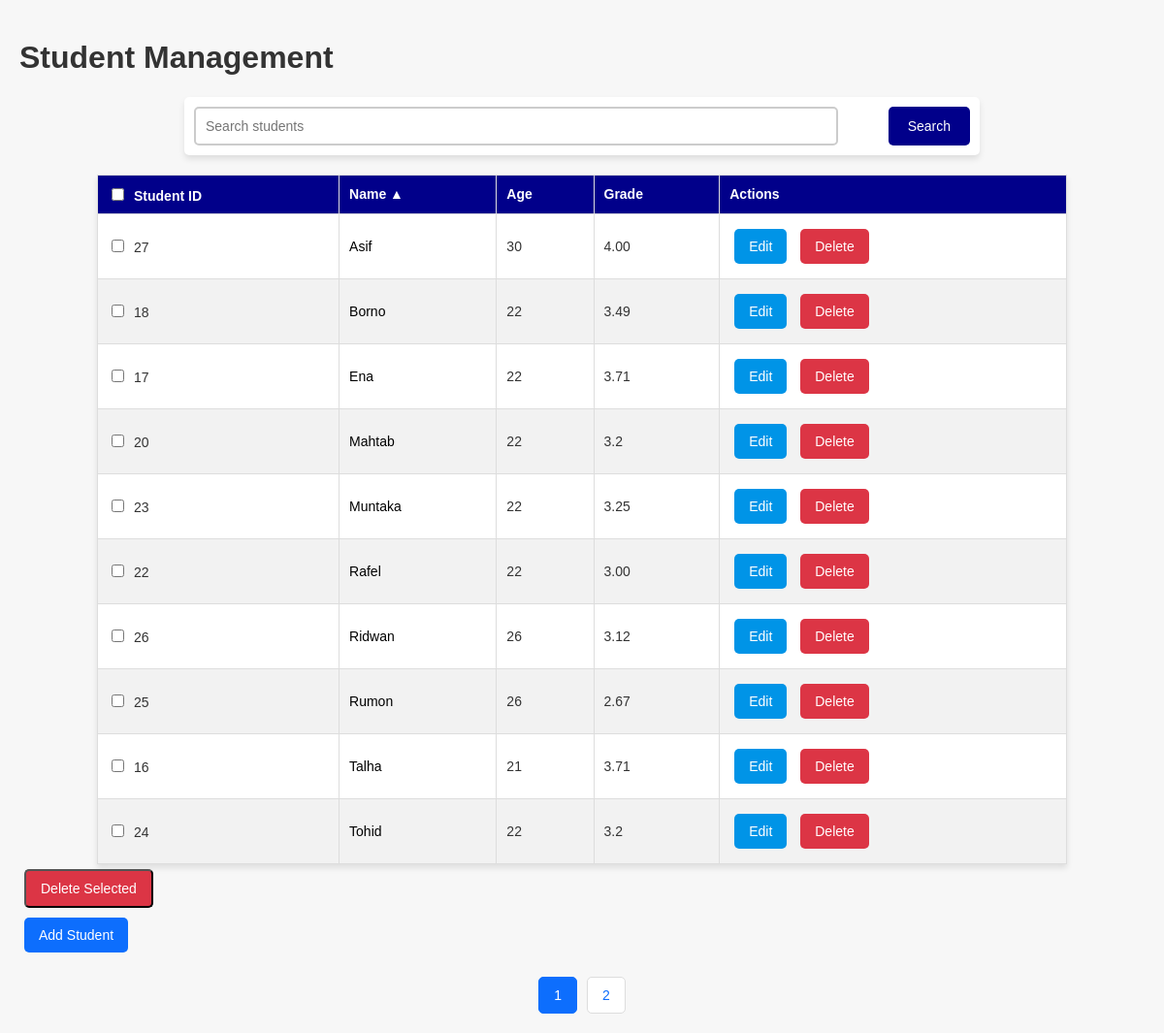
The page / on the database its author committed.
### tables this page shows
CREATE TABLE `students` (
  `id` int(11) NOT NULL,
  `name` varchar(100) NOT NULL,
  `age` int(11) NOT NULL,
  `grade` varchar(50) NOT NULL
);

### index.php (the view, shortened to what this page needs)
<?php
include 'config.php';
$search = isset($_GET['search']) ? $_GET['search'] : '';
$limit = 10;
$page = isset($_GET['page']) ? $_GET['page'] : 1;
$offset = ($page - 1) * $limit;
$sort = isset($_GET['sort']) ? $_GET['sort'] : 'name';
$order = isset($_GET['order']) ? $_GET['order'] : 'ASC';
$sql = "SELECT * FROM students WHERE name LIKE '%$search%' ORDER BY $sort $order LIMIT $limit OFFSET $offset";
$result = mysqli_query($conn, $sql);
$total_sql = "SELECT COUNT(*) FROM students WHERE name LIKE '%$search%'";
$total_result = mysqli_query($conn, $total_sql);
$total_students = mysqli_fetch_row($total_result)[0];
$total_pages = ceil($total_students / $limit);
?>
<!DOCTYPE html>
<html lang="en">
<head>
    <link rel="stylesheet" href="./CSS/styles.css">
</head>
<body>
    <div class="hero">
        <h1>Student Management</h1>
    </div>
    <form method="GET" action="" class="search">
        <input type="text" name="search" placeholder="Search students" value="<?php echo $search; ?>">
        <button type="submit">Search</button>
    </form>
    <form method="POST" action="bulk_delete.php">
        <table>
            <thead>
                <tr>
                    <th><input type="checkbox" id="select_all">Student ID</th>
                    <th>
                        <a href="?sort=name&order=<?php echo $order === 'ASC' ? 'DESC' : 'ASC'; ?>&search=<?php echo $search; ?>&page=<?php echo $page; ?>">
                            Name <?php echo $sort === 'name' ? ($order === 'ASC' ? '▲' : '▼') : ''; ?>
                        </a>
                    </th>
                    <th>
                        <a href="?sort=age&order=<?php echo $order === 'ASC' ? 'DESC' : 'ASC'; ?>&search=<?php echo $search; ?>&page=<?php echo $page; ?>">
                            Age <?php echo $sort === 'age' ? ($order === 'ASC' ? '▲' : '▼') : ''; ?>
                        </a>
                    </th>
                    <th>
                        <a href="?sort=grade&order=<?php echo $order === 'ASC' ? 'DESC' : 'ASC'; ?>&search=<?php echo $search; ?>&page=<?php echo $page; ?>">
                            Grade <?php echo $sort === 'grade' ? ($order === 'ASC' ? '▲' : '▼') : ''; ?>
                        </a>
                    </th>
                    <th>Actions</th>
                </tr>
            </thead>
            <tbody>
                <?php while ($row = $result->fetch_assoc()) { ?>
                    <tr>
                        <td><input type="checkbox" name="ids[]" value="<?php echo $row['id']; ?>"><?php echo $row['id']; ?></td>
                        <td><a href="view_student.php?id=<?php echo $row['id']; ?>"><?php echo $row['name']; ?></a></td>
                        <td><?php echo $row['age']; ?></td>
                        <td><?php echo $row['grade']; ?></td>
                        <td>
                            <a href="edit_student.php?id=<?php echo $row['id']; ?>" class="edit btn">Edit</a>
                            <a href="delete_student.php?id=<?php echo $row['id']; ?>" class="delete btn" onclick="return confirm('Are you sure?')">Delete</a>
                        </td>
                    </tr>
                <?php } ?>
            </tbody>
        </table>
        <button class="btn delete delete-all" type="submit" onclick="return confirm('Are you sure you want to delete selected students?')">Delete Selected</button>
    </form>
    <a href="add_student.php" class="btn">Add Student</a>
    <div class="pagination">
        <?php for ($i = 1; $i <= $total_pages; $i++) { ?>
            <a href="?page=<?php echo $i; ?>&search=<?php echo $search; ?>&sort=<?php echo $sort; ?>&order=<?php echo $order; ?>" class="<?php if ($page == $i) echo 'active'; ?>"><?php echo $i; ?></a>
        <?php } ?>
    </div>
</body>
</html>

### CSS/styles.css (style rules this page uses)
* { font-family: sans-serif; --primary_color: #01008a; --secondary_color: #7676dc; --form_color: #f4f4f4; }
body { font-family: "Arial", sans-serif; background-color: #f7f7f7; color: #333; margin: 0; padding: 20px; }
form.search { display: flex; justify-content: space-between; max-width: 800px; margin: 0 auto 20px auto; padding: 10px; background-color: white; border-radius: 5px; box-shadow: 0 4px 6px rgba(0, 0, 0, 0.1); }
form.search input { width: 80%; padding: 10px; font-size: 14px; border: 2px solid #ccc; border-radius: 5px; outline: none; }
form.search button { padding: 10px 20px; background-color: var(--primary_color); border: none; border-radius: 5px; color: white; font-size: 14px; cursor: pointer; }
table { width: 100%; max-width: 1000px; margin: 0 auto; border-collapse: collapse; box-shadow: 0 4px 6px rgba(0, 0, 0, 0.1); background-color: white; }
table th, table td { padding: 10px; text-align: left; border: 1px solid #ddd; font-size: 14px; }
thead th { background-color: var(--primary_color); color: white; }
tbody tr:nth-child(even) { background-color: #f2f2f2; }
table th a { color: white; text-decoration: none; }
table td a { color: black; text-decoration: none; }
input[type="checkbox"] { margin-right: 10px; }
.btn { display: inline-block; padding: 10px 15px; margin: 5px; font-size: 14px; color: white; background-color: #0d6efd; border-radius: 5px; text-align: center; text-decoration: none; cursor: pointer; }
.delete-all { background-color: #dc3545; }
.edit { background-color: #0094e7; }
.delete { background-color: #dc3545; }
.pagination { display: flex; justify-content: center; margin-top: 20px; }
.pagination a { padding: 10px 15px; margin: 0 5px; border-radius: 5px; background-color: #fff; border: 1px solid #ddd; color: #0d6efd; text-decoration: none; font-size: 14px; }
.pagination a.active { background-color: #0d6efd; color: white; border-color: #0d6efd; }

### rows shown on the page
students: id "27", name "Asif", age "30", grade "4.00"
students: id "18", name "Borno", age "22", grade "3.49"
students: id "17", name "Ena", age "22", grade "3.71"
students: id "20", name "Mahtab", age "22", grade "3.2"
students: id "23", name "Muntaka", age "22", grade "3.25"
students: id "22", name "Rafel", age "22", grade "3.00"
students: id "26", name "Ridwan", age "26", grade "3.12"
students: id "25", name "Rumon", age "26", grade "2.67"
students: id "16", name "Talha", age "21", grade "3.71"
students: id "24", name "Tohid", age "22", grade "3.2"
